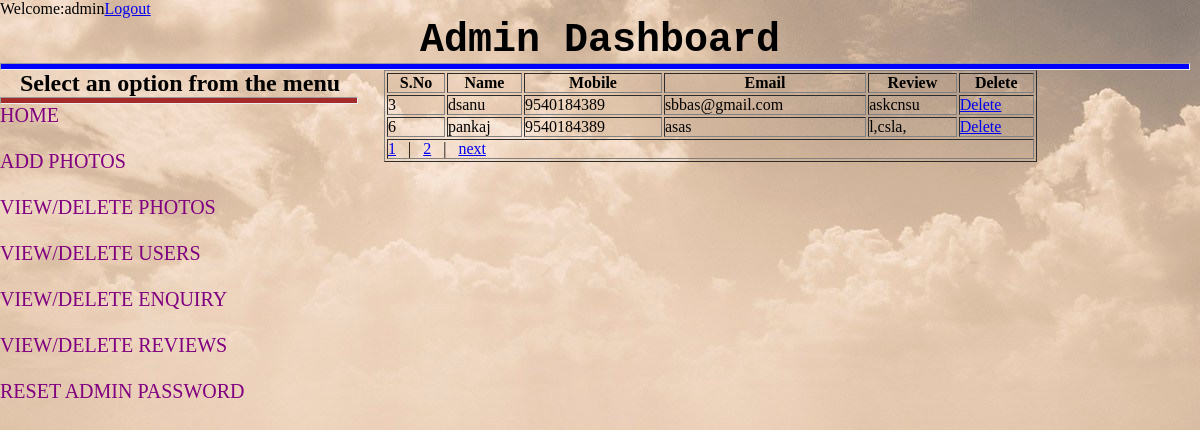
Page /admin/viewpageing.php (signed in) on the committed database.
### tables this page shows
CREATE TABLE IF NOT EXISTS `review` (
  `s_no` int(100) NOT NULL AUTO_INCREMENT,
  `name` varchar(200) NOT NULL,
  `mobile` varchar(100) NOT NULL,
  `email` varchar(200) NOT NULL,
  `reviews` varchar(500) NOT NULL,
  PRIMARY KEY (`s_no`)
);

### admin/viewpageing.php (called while the page is built)
<?php
include("viewreview.php");
?>

### admin/viewreview.php (the view, shortened to what this page needs)
<?php
if(isset($_SESSION["ssid"]))
{
  echo "Welcome:".$_SESSION["ssid"]."<a href='admin_logout.php'>Logout</a>";
}
else {
	echo "<script>alert('You must login first ....');</script>";
	echo "<script>window.location.href='index.php' </script>";
}
?>
<!DOCTYPE html>
<html>
<head>
</head>
<body style="background-image: url(../images/bg.jpg);">
<div id="container">
<h1 align="center" style="font-size: 30pt;font-family: courier;">Admin Dashboard</h1>
<hr style="background-color:blue;width: 99%;height: 5px;">
<div id="right">
	<?php
$con=mysqli_connect("localhost","root","","project");
$q="select * from review";
$qry=$con->query($q);
$num_of_record = $qry->num_rows;
$perPage = "2";
$totalPage = ceil($num_of_record/$perPage);
$page = 1;
$start = ($page-1) * $perPage;
$q = "select * from review LIMIT $start, $perPage";
$qry = $con->query($q);
if($qry->num_rows>0 )
{
echo "<table border='1px solid blue' width='80%' align='center'>";
echo           "<th>S.No</th>
 				<th>Name</th>
 				 <th>Mobile</th>
 				<th>Email</th>
 			    <th>Review</th>
                 <th>Delete</th>";
while ($r=$qry->fetch_array())
 {
             echo "<tr><td>".$r[0]."</td>";
              echo "<td>".$r[1]."</td>";
               echo "<td>".$r[2]."</td>";
               echo "<td>".$r[3]."</td>";
               echo "<td>".$r[4]."</td>";
                        echo "<td><a href='deletereview.php?rv=$r[0]'>Delete</a></td>";
                 echo "</tr>";
		 }
		 ?>
		 <tr>
		 	<td colspan="6">
			<?php
			for($i=1 ;$i<=$totalPage; $i++)
			{
				echo "<a href='viewpageing.php?page=$i'>$i</a> &nbsp;&nbsp;| &nbsp;&nbsp;";
			}
			if($page<$totalPage)
			{
			$next=$page+1;
			echo "<a href='viewpageing.php?page=$next'>next</a>";
			}
				else
			{
			$next=$totalPage;
			}
			?>
			</td>
		 </tr>
	</table>
<?php
}
?>
	</div>
<?php include("options.php");?>
</div>
</body>
</html>

### admin/viewreview.php (style rules this page uses)
* { margin: 0px; padding: 0px; }
#container { width: 100%; height: auto; }
#right { width: 68%; height: 350pt; float: right; overflow: hidden; }

### rows in the picture
review: s_no "3", name "dsanu", mobile "9540184389", email "sbbas@gmail.com", reviews "askcnsu"
review: s_no "6", name "pankaj", mobile "9540184389", email "asas", reviews "l,csla,"

### other values in the picture
$_SESSION["ssid"] "admin"
